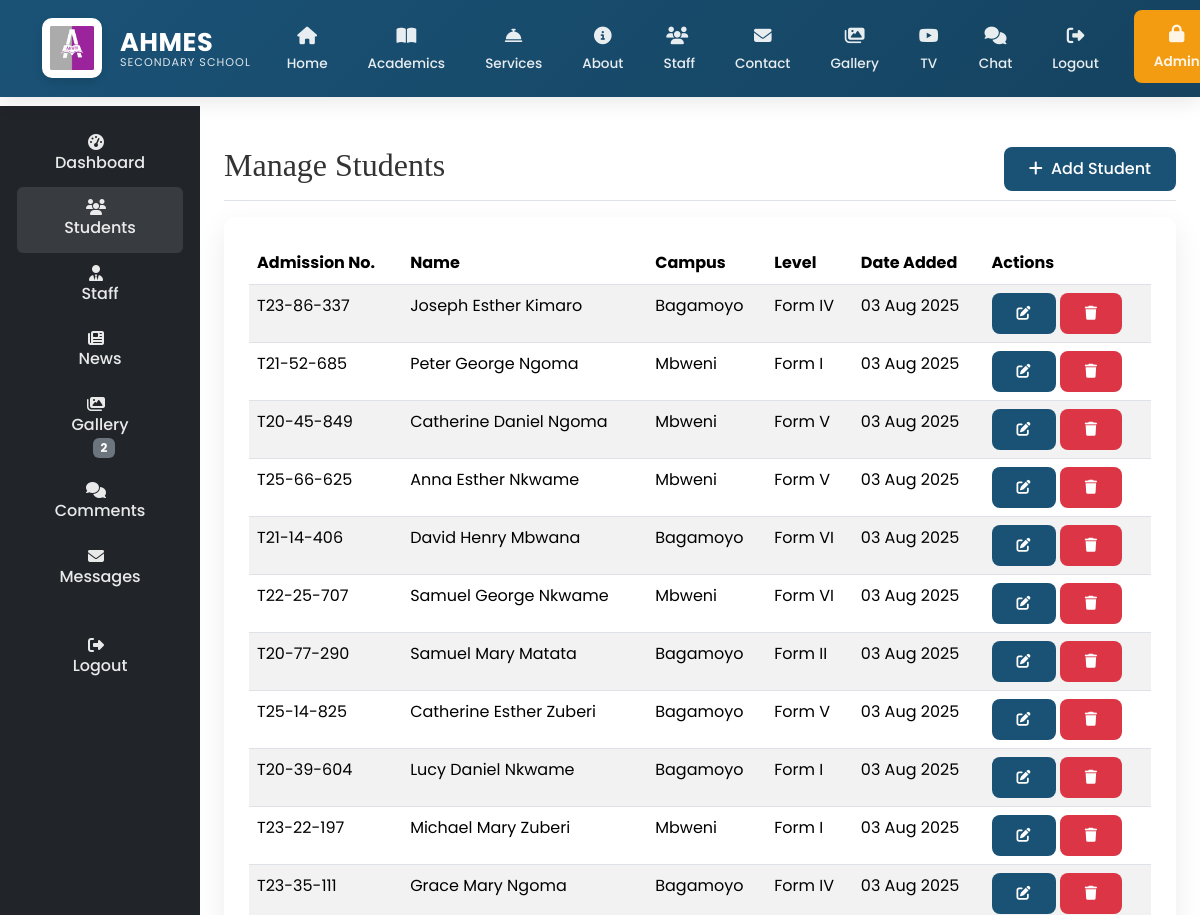
/ad/students/ (signed in, upper part), run on an earlier commit of the app's database.
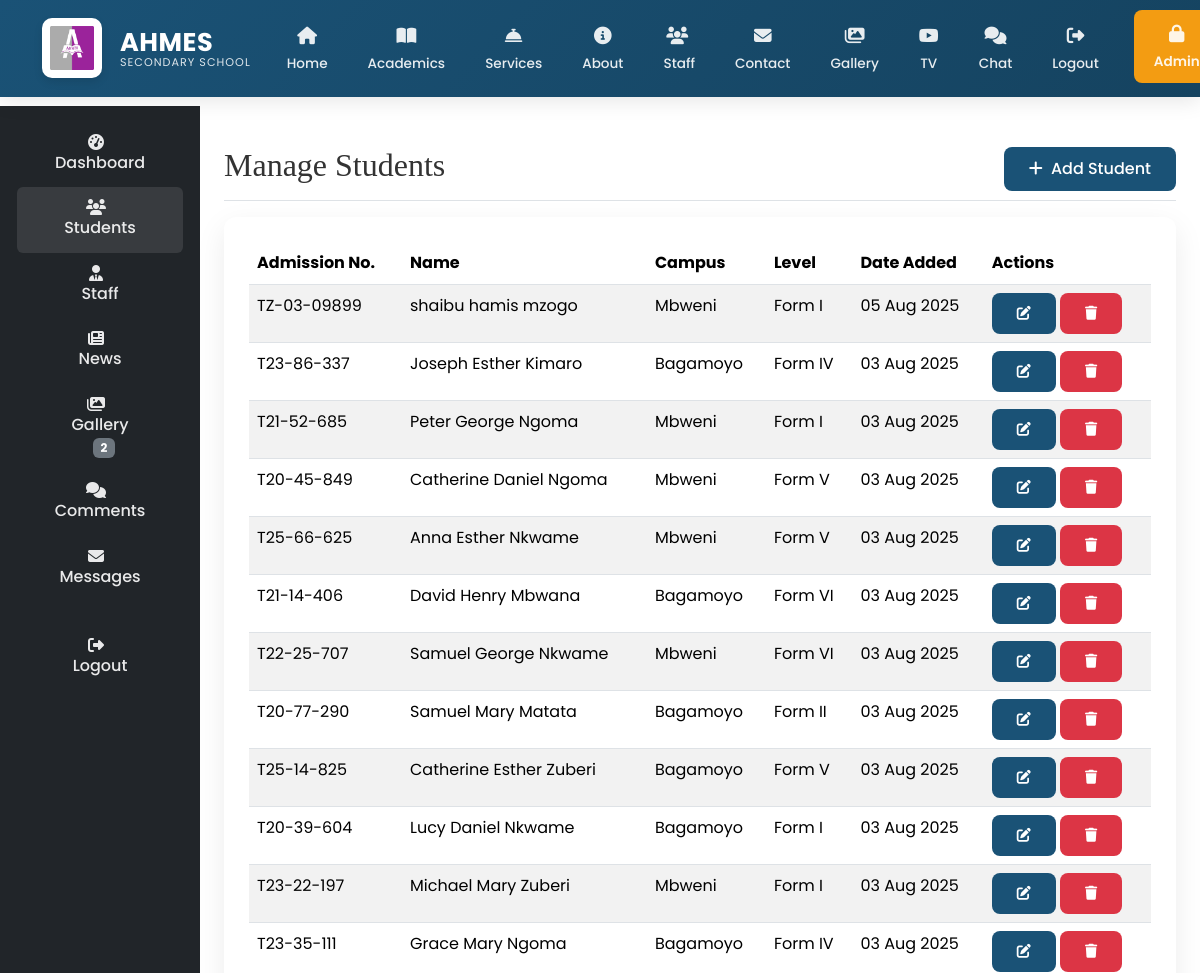
And on a later commit of the database.
### main/models.py (models this page shows, shortened)
class Student(models.Model):
    GENDER_CHOICES = [
        ('M', 'Male'),
        ('F', 'Female'),
    ]
    user = models.OneToOneField(
        User,
        on_delete=models.CASCADE,
        related_name='student_profile',
        null=True,
        blank=True
    )
    first_name = models.CharField(max_length=100)
    middle_name = models.CharField(max_length=100, blank=True)
    last_name = models.CharField(max_length=100)
    gender = models.CharField(max_length=1, choices=GENDER_CHOICES)
    date_of_birth = models.DateField()
    admission_number = models.CharField(max_length=20, unique=True)
    campus = models.ForeignKey(
        Campus,
        on_delete=models.CASCADE,
        related_name='students'
    )
    level = models.ForeignKey(
        Level,
        on_delete=models.CASCADE,
        related_name='students'
    )
    admission_date = models.DateField()
    parent = models.ForeignKey(
        Parent,
        on_delete=models.CASCADE,
        related_name='students',
        null=True,
        blank=True
    )
    profile_picture = CloudinaryField(
        'students/profile_pictures',
        folder="school/students/profile_pictures",
        transformation={'quality': 'auto:good', 'width': 300, 'height': 300, 'crop': 'fill'},
        blank=True,
        null=True
    )
    created_at = models.DateTimeField(auto_now_add=True)
    updated_at = models.DateTimeField(auto_now=True)
    class Meta:
        ordering = ['-created_at']
        verbose_name = 'Student'
        verbose_name_plural = 'Students'

class Campus(models.Model):
    name = models.CharField(max_length=100)
    location = models.CharField(max_length=200)
    description = models.TextField()
    image = CloudinaryField('campuses', folder="school/campuses",
                          transformation={'quality': 'auto:good'})

class Level(models.Model):
    name = models.CharField(max_length=100)
    description = models.TextField()

### main/views.py (the view)
# urls.py: path('ad/students/', views.manage_students, name='manage_students'),
@login_required
@user_passes_test(is_admin)
def manage_students(request):
    students = Student.objects.all().order_by('-created_at')
    return render(request, 'main/manage_students.html', {'students': students})

### main/context_processors.py (called while the page is built)
def admin_counts(request):
    if request.user.is_authenticated and request.user.is_admin:
        return {
            'pending_comments': Comment.objects.filter(is_approved=False).count(),
            'gallery_count': Gallery.objects.count(),
        }
    return {}

def unread_messages_count(request):
    if request.user.is_authenticated:
        count = Message.objects.filter(
            conversation__participants=request.user,
            is_read=False
        ).exclude(
            sender=request.user
        ).count()
        print(f"DEBUG: Unread messages count for {request.user}: {count}")  # Debug output
        return {'unread_messages_count': count}
    return {}

### main/models.py (called while the page is built)
    def __str__(self):
        return self.username

### main/views.py (called while the page is built)
def is_admin(user):
    return user.is_authenticated and user.is_admin

### main/templates/main/manage_students.html (shortened to what this page needs)
{% extends 'main/base.html' %}
{% load static %}
{% block content %}
<div class="container-fluid">
  <div class="row">
    {% include 'main/sidebar.html' %}
    <main class="col-md-9 ms-sm-auto col-lg-10 px-md-4 py-4">
      <div class="d-flex justify-content-between flex-wrap flex-md-nowrap align-items-center pt-3 pb-2 mb-3 border-bottom">
        <h1 class="h2">Manage Students</h1>
        <div class="btn-toolbar mb-2 mb-md-0">
          <a href="{% url 'add_student' %}" class="btn btn-primary">
            <i class="fas fa-plus me-1"></i> Add Student
          </a>
        </div>
      </div>
      <div class="card">
        <div class="card-body">
          <div class="table-responsive">
            <table class="table table-striped table-hover">
              <thead>
                <tr>
                  <th>Admission No.</th>
                  <th>Name</th>
                  <th>Campus</th>
                  <th>Level</th>
                  <th>Date Added</th>
                  <th>Actions</th>
                </tr>
              </thead>
              <tbody>
                {% for student in students %}
                <tr>
                  <td>{{ student.admission_number }}</td>
                  <td>{{ student.first_name }} {{ student.middle_name }} {{student.last_name}}</td>
                  <td>{{ student.campus.name }}</td>
                  <td>{{ student.level.name }}</td>
                  <td>{{ student.created_at|date:"d M Y" }}</td>
                  <td>
                    <a href="{% url 'edit_student' student.pk %}" class="btn btn-sm btn-primary">
                      <i class="fas fa-edit"></i>
                    </a>
                    <a href="{% url 'delete_student' student.pk %}" class="btn btn-sm btn-danger">
                      <i class="fas fa-trash"></i>
                    </a>
                  </td>
                </tr>
                {% empty %}
                <tr>
                  <td colspan="6" class="text-center">No students found</td>
                </tr>
                {% endfor %}
              </tbody>
            </table>
          </div>
        </div>
      </div>
    </main>
  </div>
</div>
{% endblock %}

What changed in the data, as far as the page shows it:
added Student: admission_number "TZ-03-09899", first_name "shaibu", middle_name "hamis", last_name "mzogo", campus.name "Mbweni", level.name "Form I", created_at "05 Aug 2025"
